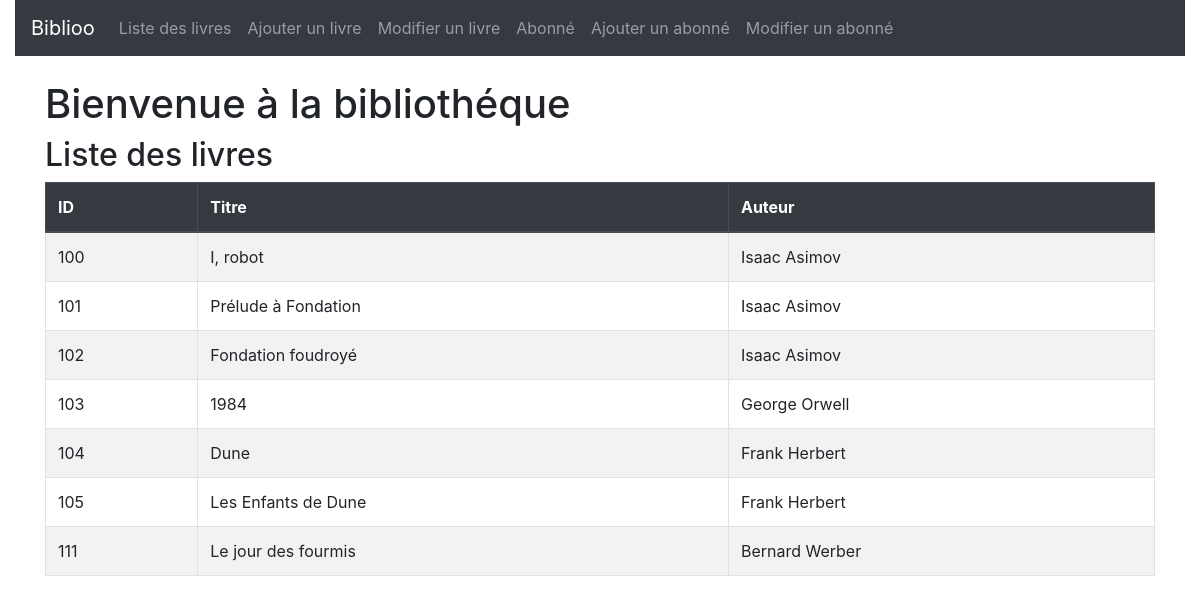
The page / on the database its author committed.
### tables this page shows
CREATE TABLE `livre` (
  `id` int(3) NOT NULL,
  `auteur` varchar(40) NOT NULL,
  `titre` varchar(50) NOT NULL,
  `couverture` varchar(255) NOT NULL
);

### Controller/LivreController.php (called while the page is built, shortened)
<?php
class LivreController
{
    public function liste()
    {
        $livres = Bdd::listeLivres();
        include __DIR__ . "/../view/header.html.php";
        include __DIR__ . "/../view/livres/liste.html.php";
        include __DIR__ . "/../view/footer.html.php";
    }
}

### Model/Bdd.php (called while the page is built, shortened)
<?php
abstract class Bdd{
    public static function listeLivres(){
        $pdo = new PDO('mysql:host=localhost;dbname=biblioo', 'root', '', [PDO::ATTR_ERRMODE => PDO::ERRMODE_WARNING, PDO::MYSQL_ATTR_INIT_COMMAND => 'SET NAMES utf8']);
        $pdostatement = $pdo->query("SELECT * FROM livre");
        return $pdostatement->fetchAll(PDO::FETCH_ASSOC);
    }
}

### view/livres/liste.html.php (the view)
<h1>Bienvenue à la bibliothéque</h1>
        <h2>Liste des livres</h2>
        <table class="table table-striped table-bordered">
            <thead class="thead-dark">
                <tr>
                    <th>ID</th>
                    <th>Titre</th>
                    <th>Auteur</th>
                </tr>
            </thead>
            <tbody>
                <?php foreach ($livres as $livre) : ?>
                    <tr>
                        <td><?= $livre["id"] ?></td>
                        <td><?= $livre["titre"] ?></td>
                        <td><?= $livre["auteur"] ?></td>
                    </tr>
                <?php endforeach; ?>
            </tbody>
        </table>

### index.php (shortened to what this page needs)
<?php
if( $_GET ){
    $ctrl = $_GET["c"];
    $methode = $_GET["m"];
    $classController = "Controller\\" . ucfirst($ctrl) ."controller";
    $controller = new $classController;
    $controller->$methode();
}
else{
    $lc = new Controller\LivreController;
    $lc->liste();
}

### view/header.html.php (shortened to what this page needs)
<!DOCTYPE html>
<html lang="en">
<head>
    <link rel="stylesheet" href="https://cdn.jsdelivr.net/npm/bootstrap@4.6.0/dist/css/bootstrap.min.css">
    <link rel="stylesheet" href="https://cdnjs.cloudflare.com/ajax/libs/font-awesome/5.15.3/css/all.min.css" />
</head>
<body>
    <div class="container-fluid">
        <nav class="navbar navbar-expand-lg navbar-dark bg-dark mb-4">
            <a class="navbar-brand" href="/">Biblioo</a>
            <div class="collapse navbar-collapse" id="navbarNav">
                <ul class="navbar-nav">
                    <li class="nav-item">
                        <a class="nav-link" href="?c=livre&m=liste">Liste des livres</a>
                    </li>
                    <li class="nav-item">
                        <a class="nav-link" href="?c=livre&m=ajouter">Ajouter un livre</a>
                    </li>
                    <li class="nav-item">
                        <a class="nav-link" href="?c=livre&m=modifier">Modifier un livre</a>
                    </li>
                    <li class="nav-item">
                        <a class="nav-link" href="?c=abonne&m=liste">Abonné</a>
                    </li>
                    <li class="nav-item">
                        <a class="nav-link" href="?c=abonne&m=ajouter">Ajouter un abonné</a>
                    </li>
                    <li class="nav-item">
                        <a class="nav-link" href="?c=abonne&m=modifier">Modifier un abonné</a>
                    </li>
                </ul>
            </div>
        </nav>
    </div>
    <div class="container">

### view/footer.html.php
</div>
</body>
</html>

### rows shown on the page
livre: id "100", titre "I, robot", auteur "Isaac Asimov"
livre: id "101", titre "Prélude à Fondation", auteur "Isaac Asimov"
livre: id "102", titre "Fondation foudroyé", auteur "Isaac Asimov"
livre: id "103", titre "1984", auteur "George Orwell"
livre: id "104", titre "Dune", auteur "Frank Herbert"
livre: id "105", titre "Les Enfants de Dune", auteur "Frank Herbert"
livre: id "111", titre "Le jour des fourmis", auteur "Bernard Werber"
